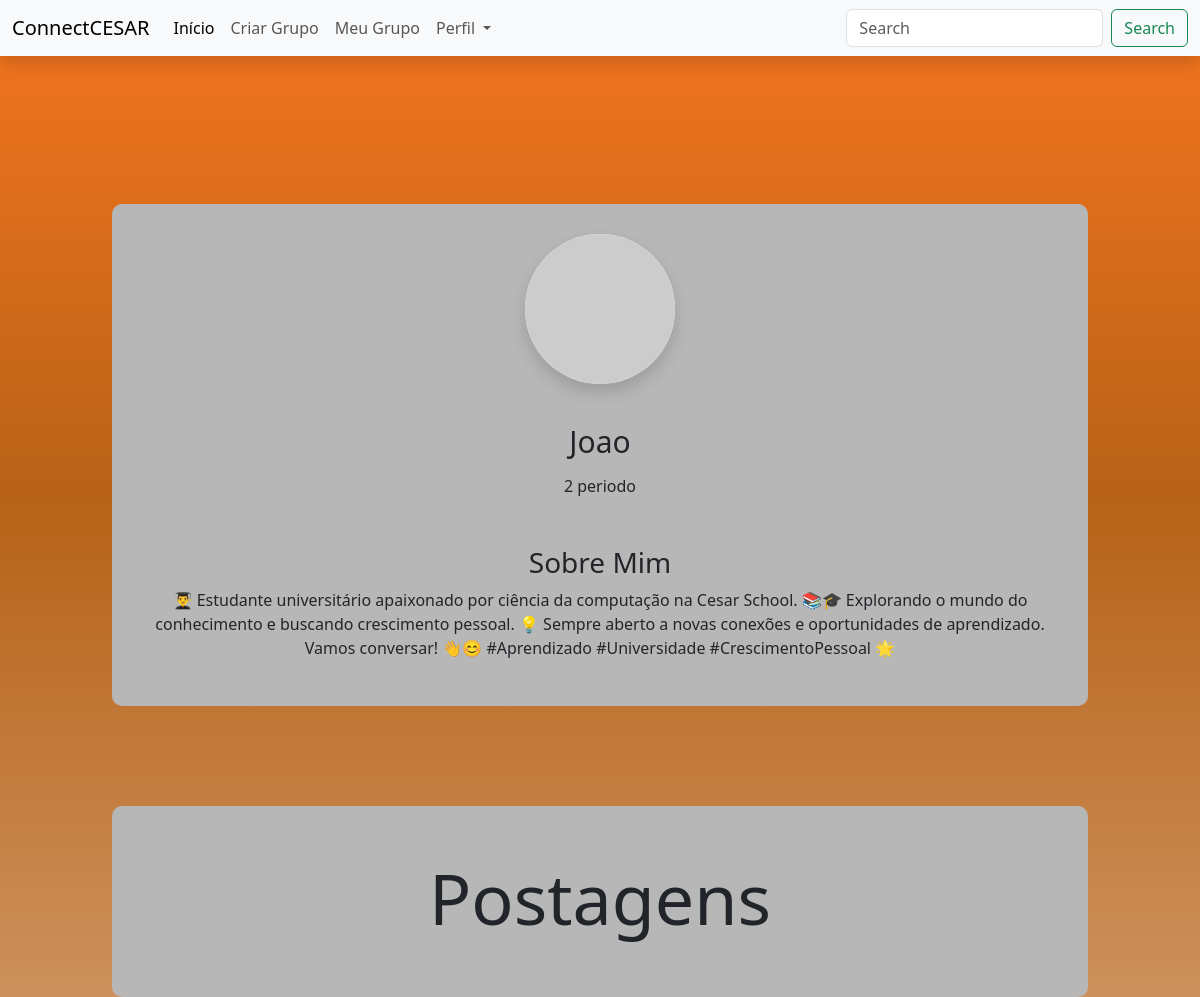
The page /acesso/pessoa/10/ on the database as committed earlier.
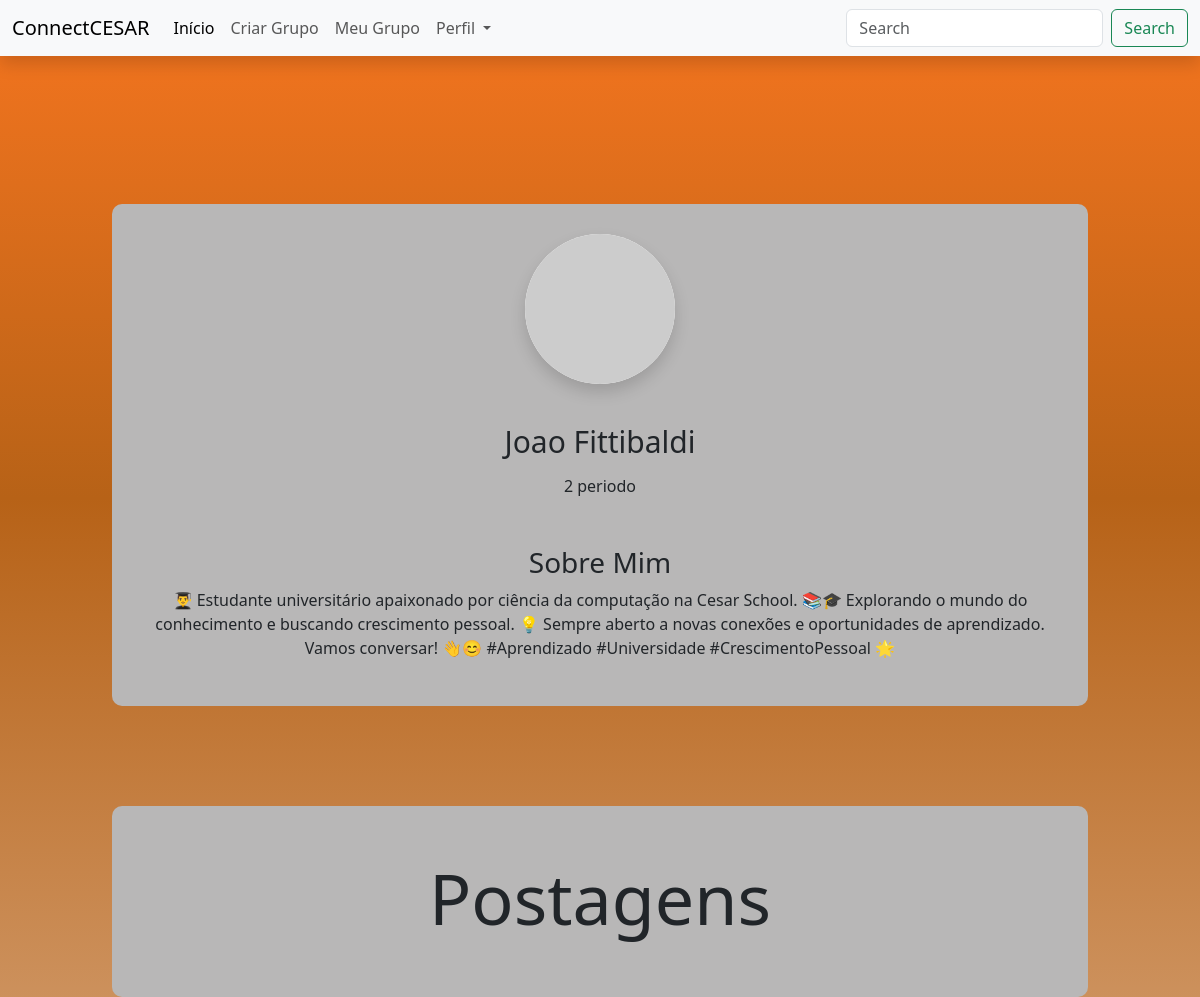
The same page on the database as committed later.
### ccapp/models.py (models this page shows)
class Pessoa(models.Model):
    id_usuario = models.AutoField(primary_key=True)
    nome = models.TextField(max_length=255)
    email = models.TextField(max_length=255)
    senha = models.TextField(max_length=255)
    idade = models.IntegerField(null=True, blank=True)
    mbti = models.TextField(max_length=255, null=True, blank=True)
    periodo = models.TextField(max_length=255, null=True, blank=True)
    curso = models.TextField(max_length=255, null=True, blank=True)
    foto = models.ImageField(upload_to='perfil/', null=True, blank=True)
    descricao = models.TextField(null=True, blank=True)
    criado = models.DateTimeField(auto_now_add=True)
    atualizado = models.DateTimeField(auto_now=True)
    grupo_criado = models.ForeignKey(Grupo, null=True, blank=True, on_delete=models.SET_NULL)

### ccapp/views.py (the view)
# urls.py: path('acesso/pessoa/<int:id_field>/', views.acesso_pessoa, name='acesso_pessoa'),
def acesso_pessoa(request, id_field):
    id_pessoa = Pessoa.objects.get(id_usuario = id_field)
    context = {'pessoa': id_pessoa}
    return render(request, 'acesso_pesquisa.html', context)

### templates/acesso_pesquisa.html (shortened to what this page needs)
{% include "navbar.html" %}
{% include "main.html" %}
{% if pessoa %}
<div class="container">
<div class="profile-links">
        <img class="card-img-top rounded-circle shadow bg-white" style="width: 150px" src="http://avatars.dicebear.com/api/open-peeps/stefan.svg" alt="...">
        <li><a style="font-size: 30px;">{{ pessoa.nome }}</a></li>
        <li><a>2 periodo</a></li>
        <h3 class="mt-5">Sobre Mim</h3>
        <p class="text-justify">
          👨‍🎓 Estudante universitário apaixonado por ciência da computação na Cesar School. 📚🎓
           Explorando o mundo do conhecimento e buscando crescimento pessoal.
          💡 Sempre aberto a novas conexões e oportunidades de aprendizado. Vamos conversar!
          👋😊 #Aprendizado #Universidade #CrescimentoPessoal 🌟
    </p>
    </div>
    </div>
    <div class="container">
        <div class="profile-links">
            <li><a style="font-size: 70px;">Postagens</a></li>
        </div>
    </div>
{% else %}
    <p> INFORMAÇÃO NÃO DISPONÍVEL </p>
{% endif %}

### templates/navbar.html (shortened to what this page needs)
{% include "main.html" %}
<body>
  <nav class="navbar navbar-expand-lg bg-body-tertiary shadow mb-5 fixed-top">
    <div class="container-fluid">
      <a class="navbar-brand" href="#">ConnectCESAR</a>
      <div class="collapse navbar-collapse" id="navbarSupportedContent">
        <ul class="navbar-nav me-auto mb-2 mb-lg-0">
          <li class="nav-item">
            <a class="nav-link active" aria-current="page" href="/tela_inicial/"
              >Início</a
            >
          </li>
          <li class="nav-item">
            <a class="nav-link" href="/criargrupo/">Criar Grupo</a>
          </li>
          <li class="nav-item">
            <a class="nav-link" href="/meugrupo/">Meu Grupo</a>
          </li>
          <li class="nav-item dropdown">
            <a
              class="nav-link dropdown-toggle"
              href="#"
              role="button"
              data-bs-toggle="dropdown"
              aria-expanded="false"
            >
              Perfil
            </a>
          </li>
        </ul>
        <form
          class="d-flex"
          role="search"
          method="GET"
          action="{% url 'resultado_pesquisa' %}"
        >
          <input
            id="busca"
            class="form-control me-2"
            type="search"
            name="pesquisa"
            placeholder="Search"
            aria-label="Search"
          />
          <button id="pesquisa" class="btn btn-outline-success" type="submit">
            Search
          </button>
        </form>
      </div>
    </div>
  </nav>
  <br />
</body>

### templates/main.html (shortened to what this page needs)
<!DOCTYPE html>
<html lang="pt-BR">
  <head>
    <link
      href="https://cdn.jsdelivr.net/npm/bootstrap@5.3.2/dist/css/bootstrap.min.css"
      rel="stylesheet"
    />
  </head>
</html>

### templates/main.html (style rules this page uses)
html { height: 100%; }
body { padding-top: 80px; min-height: 100%; margin: 0; background: linear-gradient( rgb(246, 117, 31), rgb(183, 98, 23), rgba(183, 98, 23, 0.7) ); background-attachment: fixed; }
.profile-links { background-color: #b8b7b7; padding: 30px 20px; text-align: center; margin: 100px 70px 0 70px; border-radius: 10px; }
.profile-links img { width: 150px; height: 150px; border-radius: 50%; display: inline-block; margin-bottom: 25px; }
.profile-links li { display: block; margin: 10px 0; }

Rows that differ between the two databases and show on the page:
changed Pessoa: nome "Joao" → "Joao Fittibaldi"
